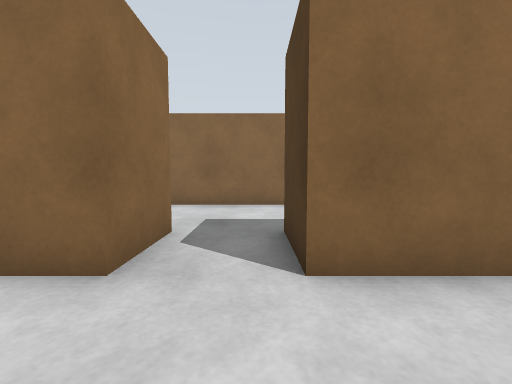
[1] (above)

24 first-person views from a walk through a Gazebo world. The camera is 0.51 m above the floor, tilts 4° down and sees 90° across. The floor is counted in squares, 0.5 m on a side. Each view is taken from the middle of a square. On the plan, view 1 faces up. The plan holds only what a view shows up to about 11 squares ahead; the rest is blank.

[2]
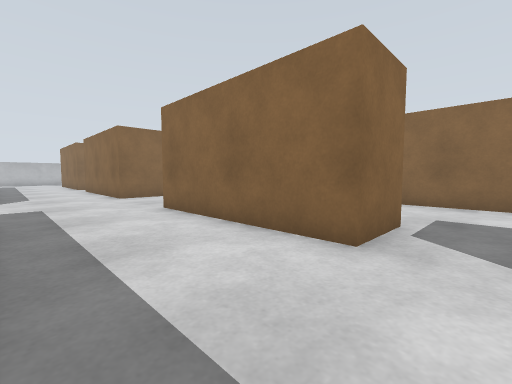

[3]
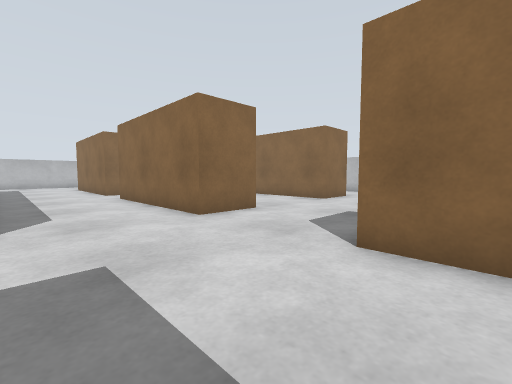

[4]
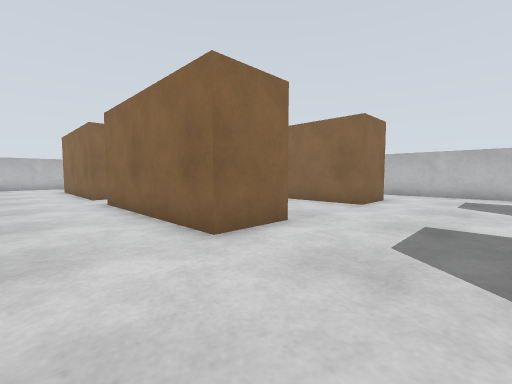

[5]
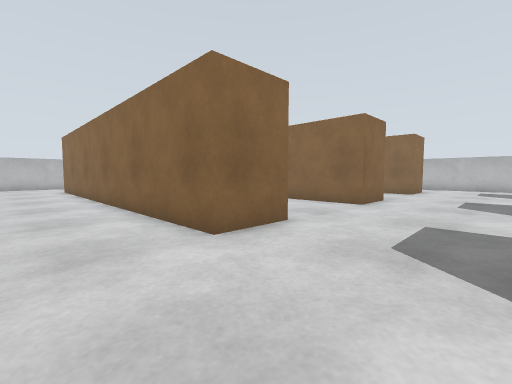

[6]
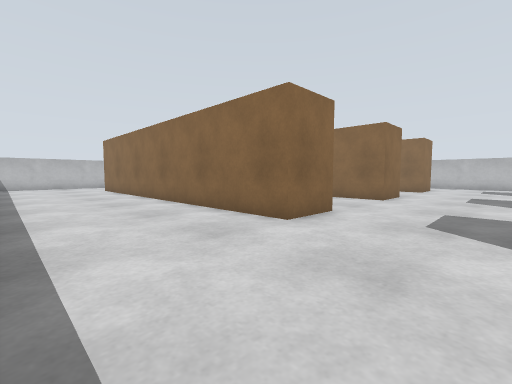

[7]
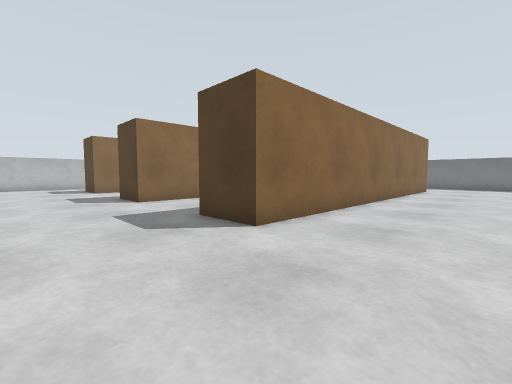

[8]
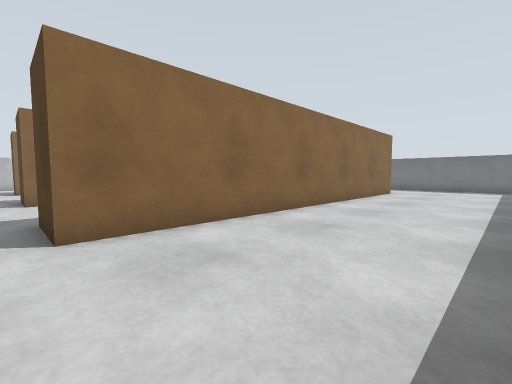

[9]
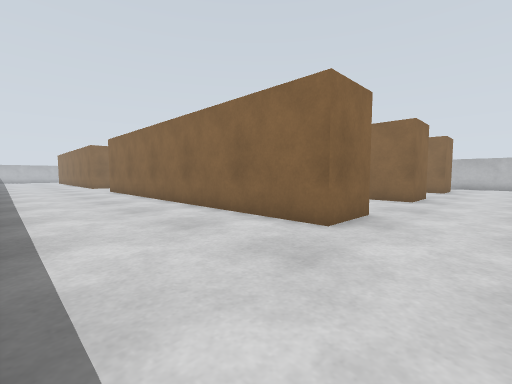

[10]
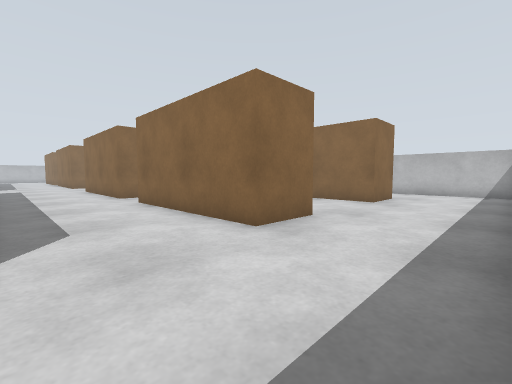

[11]
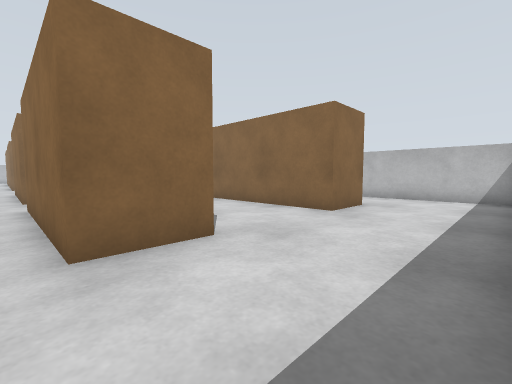

[12]
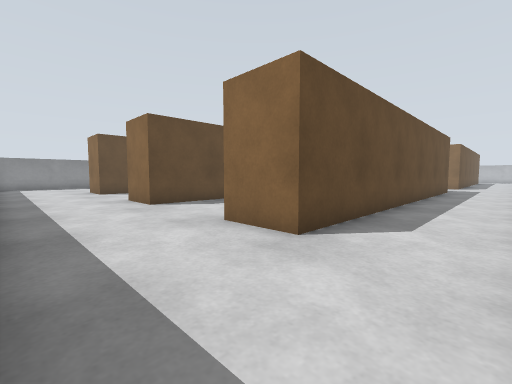

[13]
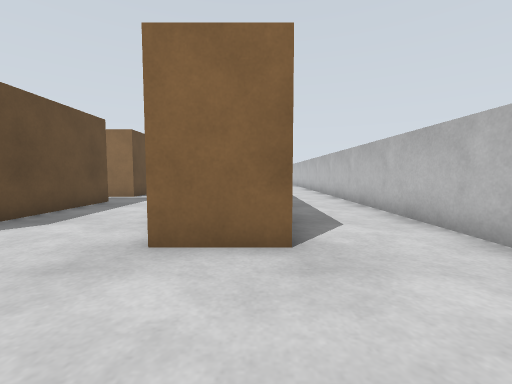

[14]
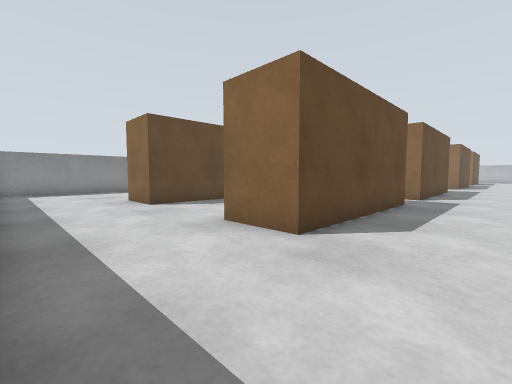

[15]
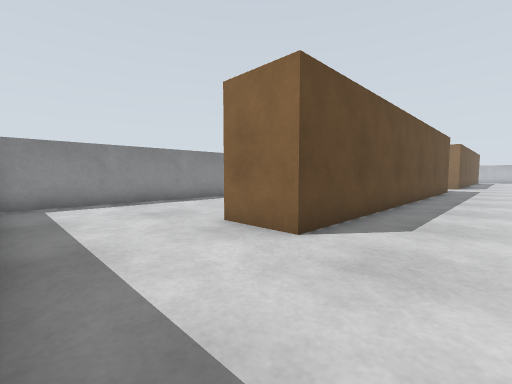

[16]
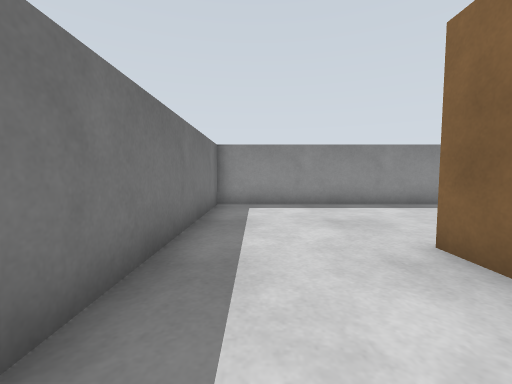

[17]
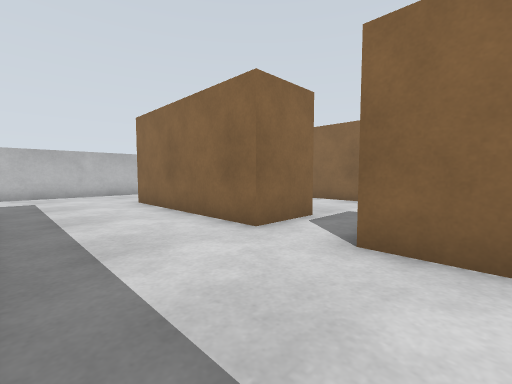

[18]
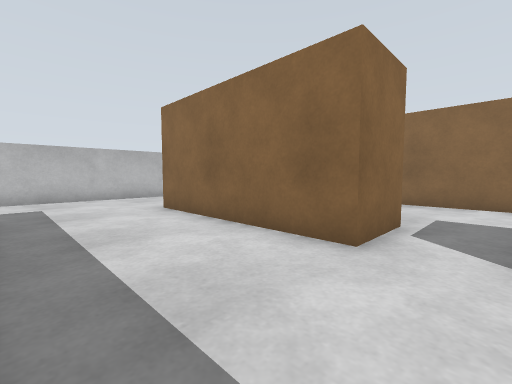

[19]
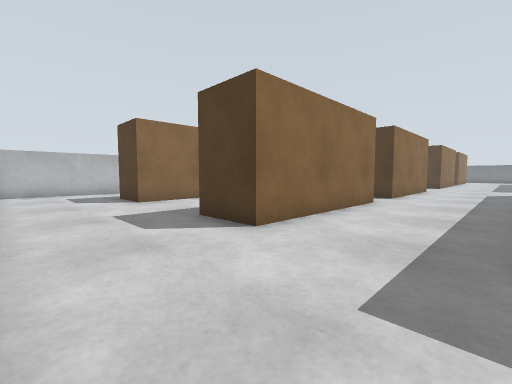

[20]
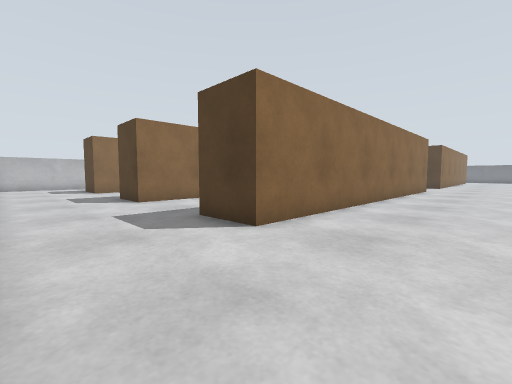

[21]
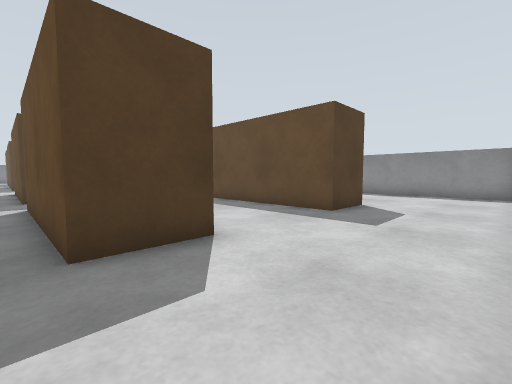

[22]
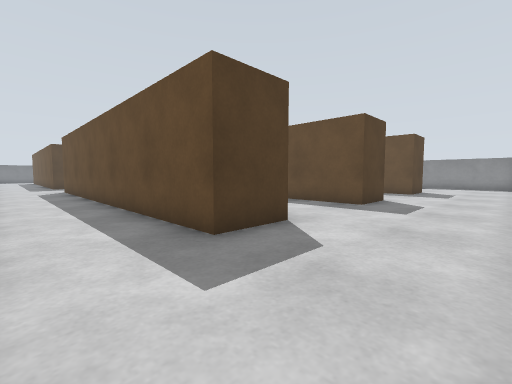

[23]
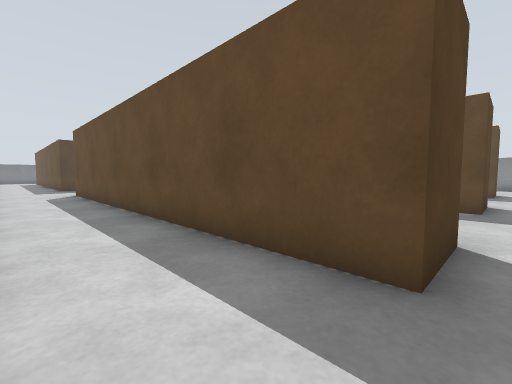

[24]
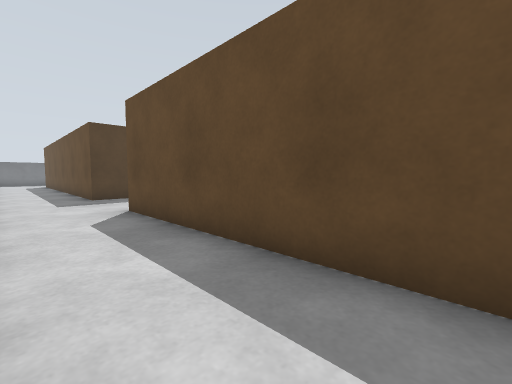

### Floor plan
Points are (right, up) in squares from view 1. A wall is a line through its corners. A room is listed if a view was taken in it or the views show most of it. See-through windows are left out.
Room 1 (views 1, 2, 3, 4, 5, 6, 7, 8, 9, 10, 11, 12, 13, 14, 15, 16, 17, 18, 19, 20, 21, 22, 23, 24)
walls: (-11.5, -1.4) (-11.5, -3.5) (-25.5, -3.5) (-25.5, -1.5) (-19.9, -1.5); (-7.5, 9.1) (-7.5, 10.5) (-5.9, 10.5); (-3.1, -1.5) (6.5, -1.5) (6.5, -3.5) (-7.5, -3.5) (-7.5, -1.5); (-17.9, 8.5) (-25.5, 8.5) (-25.5, 10.5) (-11.5, 10.5) (-11.5, 8.5) (-14.6, 8.5); (-3.1, 10.5) (6.5, 10.5) (6.5, 8.5) (-2.9, 8.5); (-7.9, 13.6) (-10.1, 13.6); (2.9, -8.5) (10.3, -8.5) (10.3, -1.2); (-29.3, 3.4) (-29.3, -1.1); (-27.9, 13.6) (-29.1, 13.6); (-29.1, -8.5) (-26.9, -8.5); (10.1, 13.6) (-1, 13.6)
objects: brown box (-25, 3) to (-20, 4); brown box (-17, 3) to (-12, 4); brown box (-7, 3) to (-2, 4); brown box (1, 3) to (6, 4)

Positions as (right, up) in squares from view 1, and headings:
1: (0, 0), facing up
2: (0, -1), facing up-left
3: (-6, -1), facing up-left
4: (-8, 0), facing up-left
5: (-8, -6), facing up-left
6: (-8, -8), facing up-left
7: (-11, -7), facing up-right
8: (-8, -8), facing up-right
9: (9, -8), facing up-left
10: (10, -1), facing up-left
11: (10, 2), facing up-left
12: (10, 13), facing down-left
13: (10, 10), facing left
14: (10, 7), facing down-left
15: (10, 1), facing down-left
16: (9, 0), facing down
17: (-16, -1), facing up-left
18: (-18, -1), facing up-left
19: (-29, -1), facing up-right
20: (-29, -7), facing up-right
21: (-29, 5), facing down-right
22: (-29, 13), facing down-right
23: (-26, 13), facing down-right
24: (-19, 13), facing down-right
